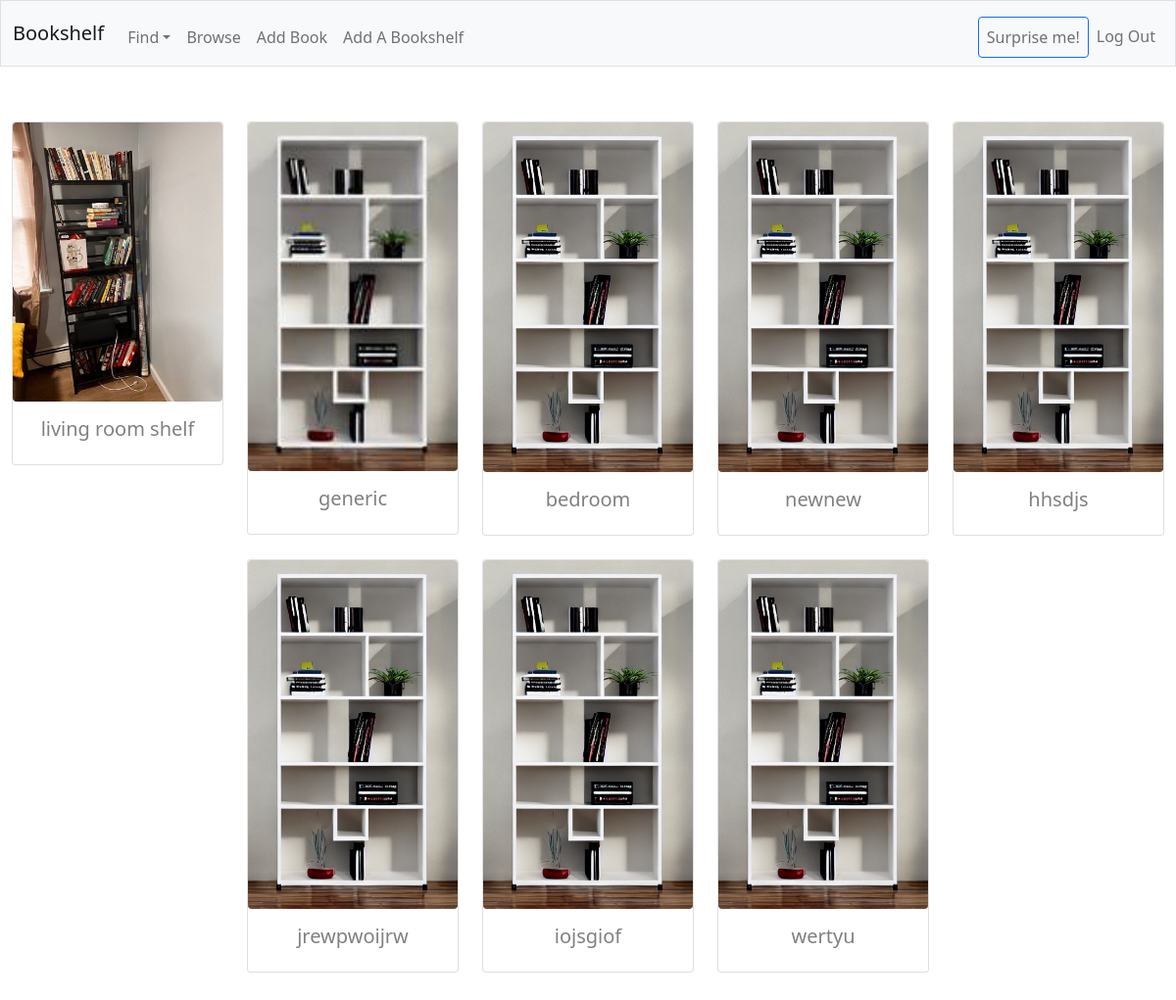
The page /browse (signed in) on the database its author committed.
### tables this page shows
CREATE TABLE bookshelves (
    id INTEGER NOT NULL,
    width INTEGER NOT NULL,
    height INTEGER NOT NULL,
    description TEXT,
    image TEXT,
    user_id INTEGER NOT NULL,
    PRIMARY KEY(id),
    FOREIGN KEY (user_id) REFERENCES users(id)
);

### app.py (the view)
@app.route('/browse')
@login_required
def browse():
    bookshelves = db.execute(
        "SELECT id, width, height, description, image FROM bookshelves WHERE user_id =?;", session['user_id'])
    return render_template('browse.html', bookshelves=bookshelves)

### app.py (called while the page is built)
@app.after_request
def after_request(response):
    response.headers['Cache-Control'] = 'no-cache, no-store, must-revalidate'
    response.headers['Expires'] = 0
    response.headers['Pragma'] = 'no-cache'
    return response

### helpers.py (called while the page is built)
def login_required(f):
    @wraps(f)
    def decorated_function(*args, **kwargs):
        if session.get("user_id") is None:
            return redirect("/login")
        return f(*args, **kwargs)
    return decorated_function

### templates/browse.html (shortened to what this page needs)
{% extends "layout.html" %} {% block title %} Browse {% endblock %} {% block
main %}
<div>
	{% if bookshelves %}
	<div class="row row-cols-1 row-cols-md-2 g-4 justify-content-center">
		{% for shelf in bookshelves %}
		<div class="col" style="max-width: 15rem">
			<a
				class="shelf"
				href="{{url_for('index', shelf_id=shelf['id'])}}"
			>
				<div class="card">
					<img src="{{ shelf['image'] }}" class="card-img-top rounded" alt="..." />
					<div class="card-body">
						<h5 class="card-title">{{ shelf['description'] }}</h5>
					</div>
				</div>
			</a>
		</div>
		{% endfor %}
	</div>
</div>
    {%else%}
<div>You have no bookshelves</div>
{%endif%}
 {% endblock %}

### templates/layout.html (style rules this page uses)
a { text-decoration: none; color: grey; }

### rows shown on the page
bookshelves: image (picture), description "living room shelf"
bookshelves: image (picture), description "generic"
bookshelves: image (picture), description "bedroom"
bookshelves: image (picture), description "newnew"
bookshelves: image (picture), description "hhsdjs"
bookshelves: image (picture), description "jrewpwoijrw"
bookshelves: image (picture), description "iojsgiof"
bookshelves: image (picture), description "wertyu"
